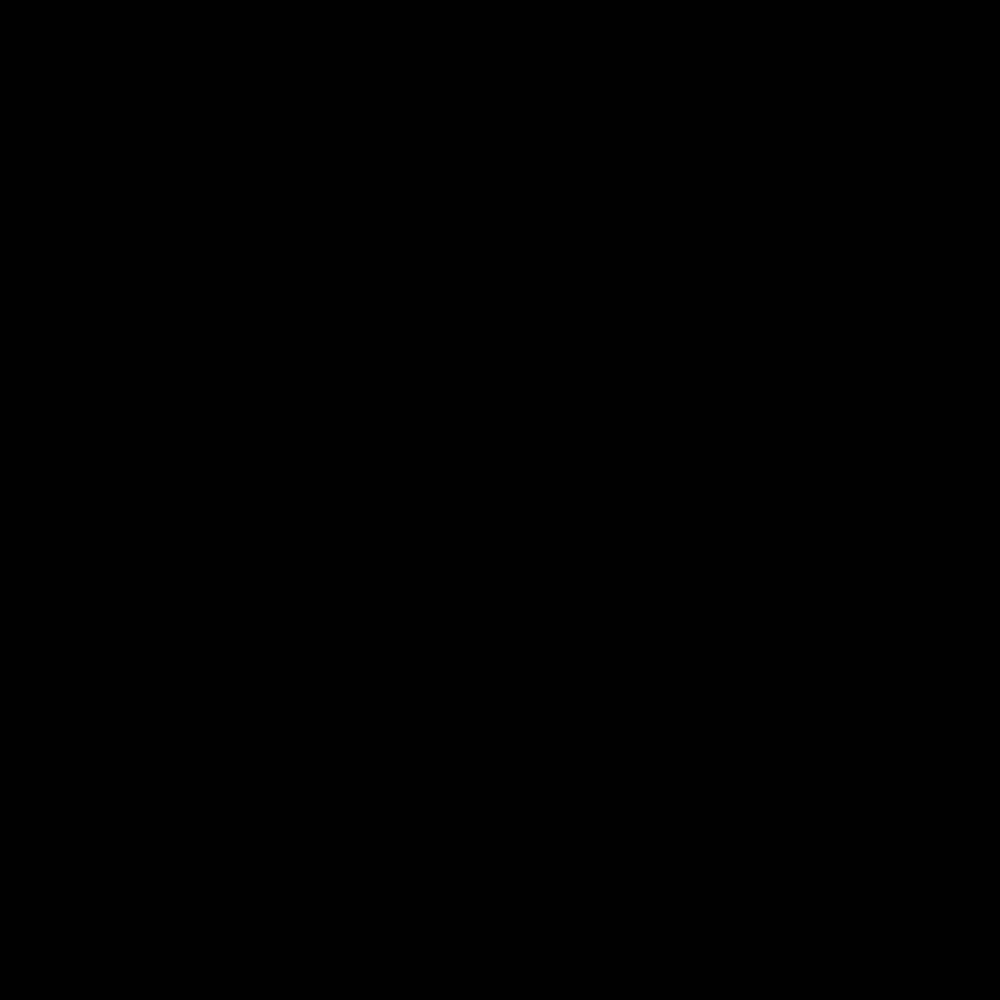
Frame 1 (no input)
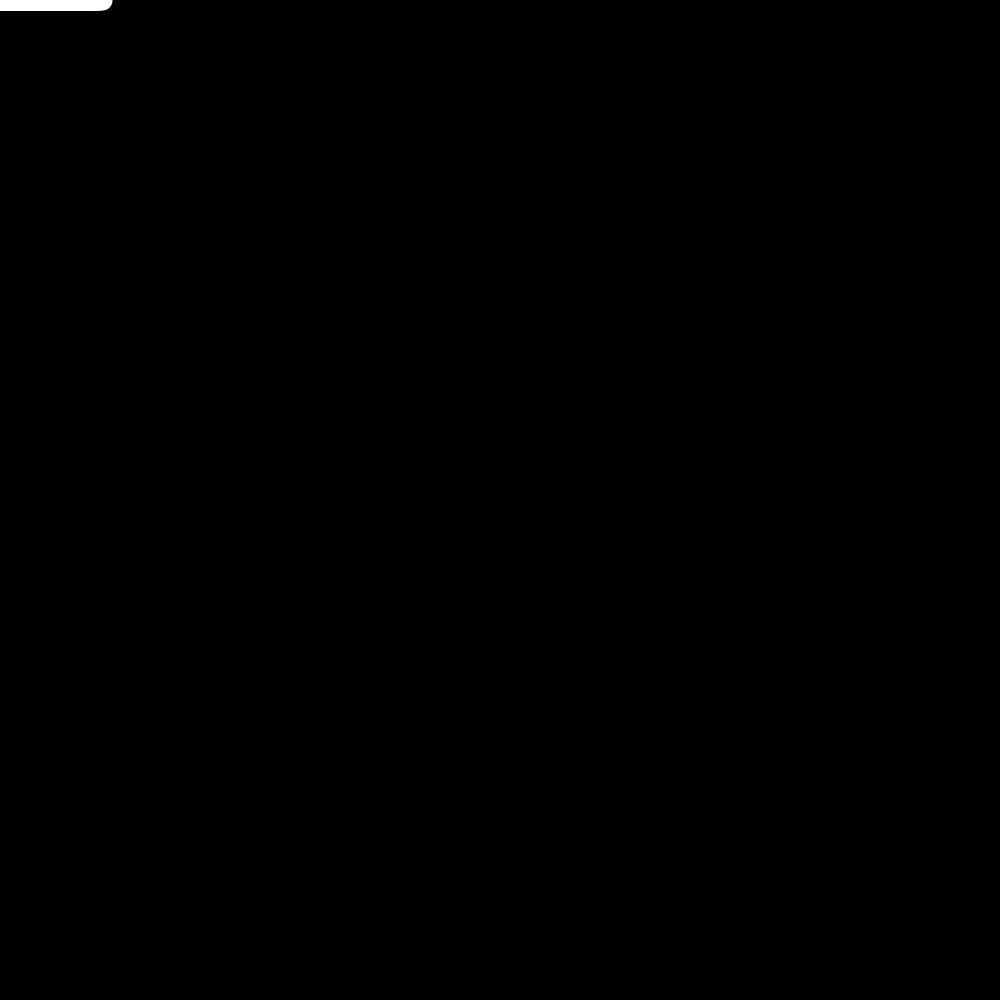
Frame 60 (the mouse pressed at the canvas centre just before this capture)
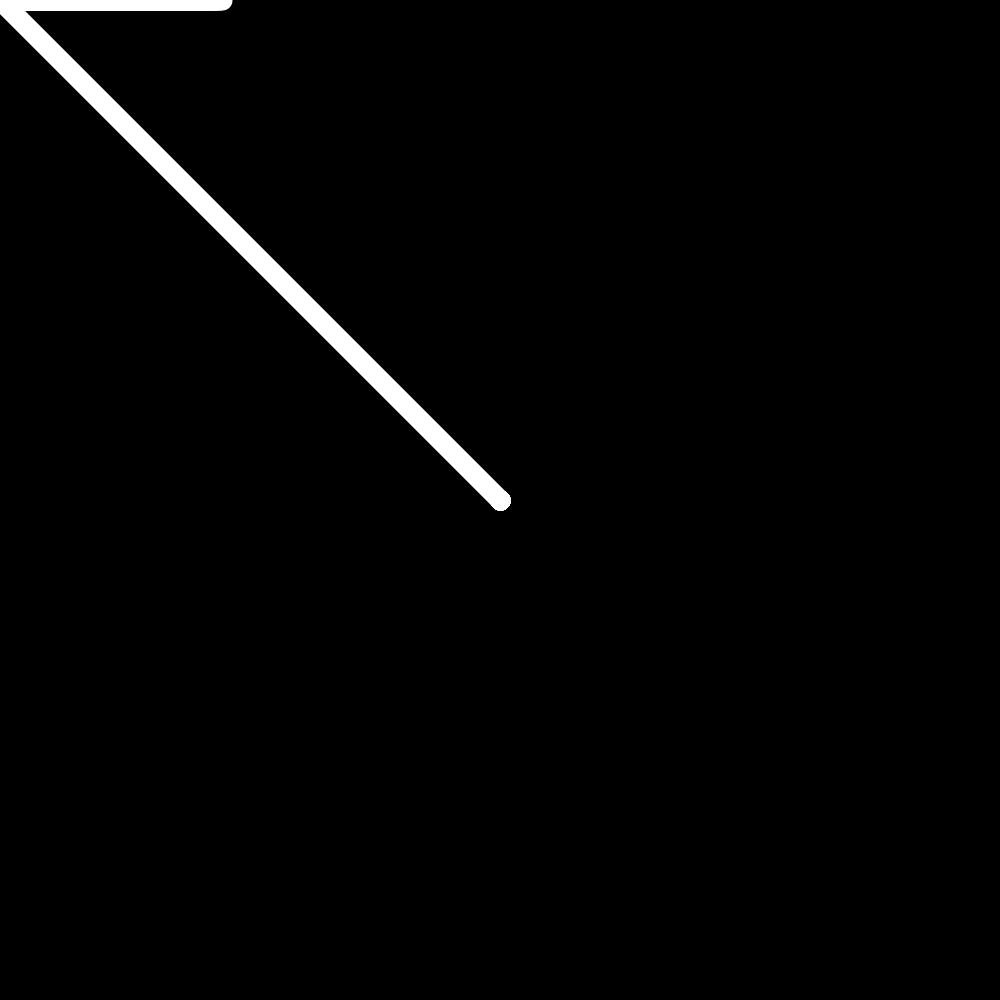
Frame 120 (the mouse held since frame 60 and released just before this capture)

The Processing sketch that drew these frames (run headless with seeded random() and noise(); from frame 60 on, the mouse is pressed at the canvas centre):

// Processing sketch: fourier_2d
// ── fourier_2d.pde

Complex a[];
Complex b[];
Complex g[]=new Complex[500];
int state=291;
void setup(){
  size(1000,1000);
  background(0);
  
}

float t;int maxn=101;
void draw(){
  
  if(state==1){
    fill(0);
    stroke(255);
    background(0);
    translate(width/2,height/2);
    beginShape();
    vertex(0,0);
    Complex z=new Complex(0,0);
    for(int i=0;i<a.length;i++){
      z=add(z,mult(a[i],cis(t*(i+1))));
      vertex(z.re,z.im);
      z=add(z,mult(b[i],cis(-t*(i+1))));
      vertex(z.re,z.im);
    }
    endShape();
    point(z.re,z.im);
    t+=0.01;
  }
  else if(state==2){
    fill(0);
    stroke(255);
    translate(width/2,height/2);
    Complex z=new Complex(0,0);
    for(int i=0;i<a.length;i++){
      z=add(z,mult(a[i],cis(t*(i+1))));
      z=add(z,mult(b[i],cis(-t*(i+1))));
    }
    t+=0.01;
    point(z.re,z.im);
  }
  else if(state==300){
    if(!(t<g.length)){
      ft(g.length);
      strokeWeight(2);
      state=1;
      return;
    }
    g[(int)t]=new Complex(mouseX-width/2,mouseY-height/2);
    t++;
    //background(0);
    stroke(255);
    strokeWeight(20);
    line(0,0,t*width/g.length,0);
    line(mouseX,mouseY,pmouseX,pmouseY);
  }
  else if(state>290){state++;return;}
  else if(state==3){state=291;return;}
}
Complex f(float x){
  return g[(int)(x*g.length)];
}
void ft(int dtin){
  a=new Complex[maxn];
  b=new Complex[maxn];
  for(int n=0;n<maxn;n++){
    float t;
    Complex sum=new Complex(0,0);
    for(int i=0;i<dtin;i++){
      t=((float)i/dtin);
      sum=add(sum,mult(f(t),cis(-2*PI*(n+1)*t)));
    }
    a[n]=divide(sum,dtin);
    sum=new Complex(0,0);
    for(int i=0;i<dtin;i++){
      t=((float)i/dtin);
      sum=add(sum,mult(f(t),cis(2*PI*(n+1)*t)));
    }
    b[n]=divide(sum,dtin);
  }
  
}
void keyPressed()
{
  if(key=='w'){
    maxn+=5;
    ft(g.length);
    fill(255);
    text(maxn,10,10);
    fill(0);
  }
  else if(key=='s'){
    if(maxn>5){
      maxn-=5;
      ft(g.length);
      fill(255);
      text(maxn,10,10);
      fill(0);
    }
  }
  else{
  background(0);
  t=0;
  state=(int)key-48;
  }
}

// ── complex.pde
class Complex{
  float re;
  float im;
  Complex(float re,float im){
    this.re=re;
    this.im=im;
  }
  Complex power(int a){
    Complex result=new Complex(1,0);
    for(int i=0;i<a;i++){
      result=mult(this,result);
    }
    return result;
  }
  float arg(){
    return(atan2(re,im));
  }

  float abs(){
    return(sqrt(re*re+im*im));
  }
}
float power(float x,int n){
  int r=1;
  for(int i=0;i<n;i++){
    r*=x;
  }
  return r;
}

Complex mult(Complex a,Complex b){
  return new Complex(a.re*b.re-a.im*b.im,a.re*b.im+a.im*b.re);
}
Complex mult(Complex a,float b){
  return new Complex(a.re*b,a.im*b);
}
Complex mult(float b,Complex a){
  return new Complex(a.re*b,a.im*b);
}
Complex add(Complex a,Complex b){
  return new Complex(a.re+b.re,a.im+b.im);
}
Complex divide(Complex a,Complex b){
  return new Complex((a.re*b.re+a.im*b.im)/(b.re*b.re+b.im*b.im),(a.im*b.re-a.re*b.im)/(b.re*b.re+b.im*b.im));
}
Complex divide(Complex a,float b){
  return new Complex(a.re/b,a.im/b);
}
Complex power(Complex a,Complex b){
  float r=a.abs();
  float arg=a.arg();
  return mult(pow(r,b.re)*exp(arg*-b.im),cis(b.re*arg+b.im*log(r)/log(2.71828)));
}
Complex cis(float x){
  return new Complex(cos(x),sin(x));
}
